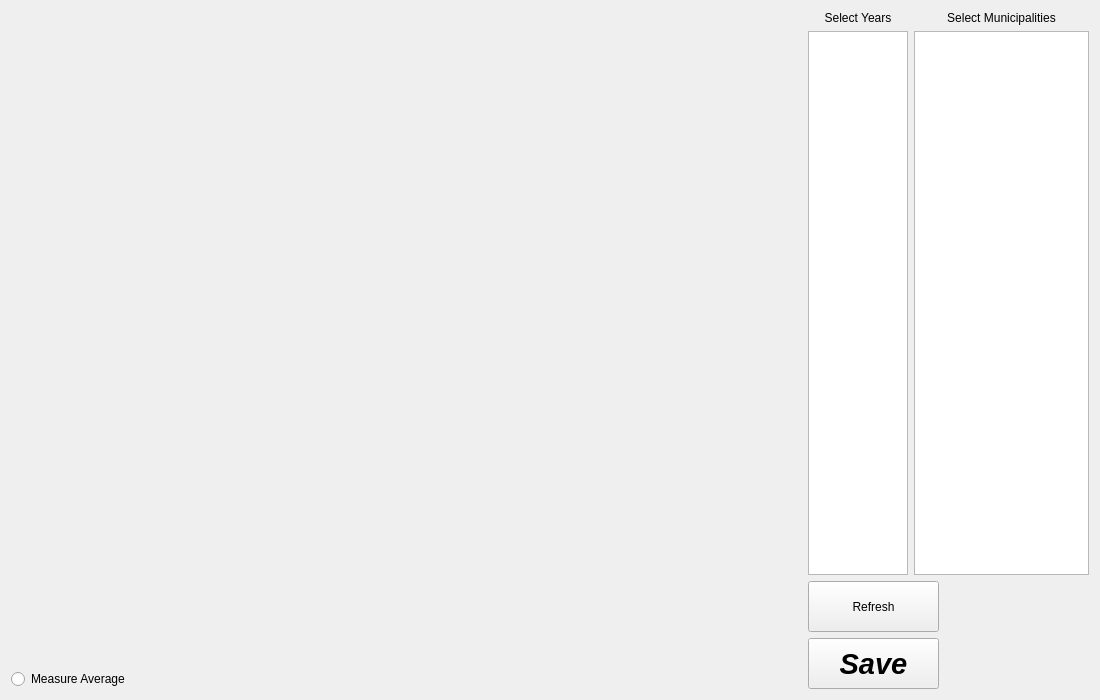
<?xml version="1.0" encoding="UTF-8"?>
<ui version="4.0">
 <class>WidgetLineChart</class>
 <widget class="QWidget" name="WidgetLineChart">
  <property name="geometry">
   <rect>
    <x>0</x>
    <y>0</y>
    <width>1100</width>
    <height>700</height>
   </rect>
  </property>
  <property name="windowTitle">
   <string>Form</string>
  </property>
  <layout class="QGridLayout" name="gridLayout">
   <item row="0" column="0" rowspan="2">
    <widget class="QCustomPlot" name="widgetLineChart_2" native="true">
     <property name="minimumSize">
      <size>
       <width>600</width>
       <height>400</height>
      </size>
     </property>
    </widget>
   </item>
   <item row="0" column="1">
    <layout class="QFormLayout" name="formLayout">
     <property name="sizeConstraint">
      <enum>QLayout::SetDefaultConstraint</enum>
     </property>
     <property name="fieldGrowthPolicy">
      <enum>QFormLayout::AllNonFixedFieldsGrow</enum>
     </property>
     <item row="0" column="0">
      <widget class="QLabel" name="label">
       <property name="minimumSize">
        <size>
         <width>100</width>
         <height>0</height>
        </size>
       </property>
       <property name="text">
        <string>Select Years</string>
       </property>
       <property name="alignment">
        <set>Qt::AlignCenter</set>
       </property>
      </widget>
     </item>
     <item row="0" column="1">
      <widget class="QLabel" name="label_2">
       <property name="text">
        <string>Select Municipalities</string>
       </property>
       <property name="alignment">
        <set>Qt::AlignCenter</set>
       </property>
      </widget>
     </item>
     <item row="1" column="0">
      <widget class="QListWidget" name="listLineChartYears">
       <property name="sizePolicy">
        <sizepolicy hsizetype="Fixed" vsizetype="Expanding">
         <horstretch>0</horstretch>
         <verstretch>0</verstretch>
        </sizepolicy>
       </property>
       <property name="minimumSize">
        <size>
         <width>0</width>
         <height>0</height>
        </size>
       </property>
       <property name="maximumSize">
        <size>
         <width>100</width>
         <height>16777215</height>
        </size>
       </property>
      </widget>
     </item>
     <item row="1" column="1">
      <widget class="QListWidget" name="listLineChartMunicipality">
       <property name="sizePolicy">
        <sizepolicy hsizetype="Fixed" vsizetype="MinimumExpanding">
         <horstretch>0</horstretch>
         <verstretch>100</verstretch>
        </sizepolicy>
       </property>
       <property name="maximumSize">
        <size>
         <width>175</width>
         <height>16777215</height>
        </size>
       </property>
      </widget>
     </item>
    </layout>
   </item>
   <item row="1" column="1" rowspan="2">
    <layout class="QVBoxLayout" name="verticalLayout_2">
     <item>
      <widget class="QPushButton" name="pushButtonRefresh">
       <property name="minimumSize">
        <size>
         <width>131</width>
         <height>51</height>
        </size>
       </property>
       <property name="maximumSize">
        <size>
         <width>131</width>
         <height>51</height>
        </size>
       </property>
       <property name="font">
        <font>
         <family>Liberation Sans</family>
        </font>
       </property>
       <property name="text">
        <string>Refresh</string>
       </property>
      </widget>
     </item>
     <item>
      <widget class="QPushButton" name="pushButtonSaveLineData">
       <property name="minimumSize">
        <size>
         <width>131</width>
         <height>51</height>
        </size>
       </property>
       <property name="maximumSize">
        <size>
         <width>131</width>
         <height>51</height>
        </size>
       </property>
       <property name="font">
        <font>
         <family>Liberation Sans</family>
         <pointsize>22</pointsize>
         <weight>75</weight>
         <italic>true</italic>
         <bold>true</bold>
        </font>
       </property>
       <property name="text">
        <string>Save</string>
       </property>
      </widget>
     </item>
    </layout>
   </item>
   <item row="2" column="0">
    <layout class="QVBoxLayout" name="verticalLayout">
     <item>
      <widget class="QRadioButton" name="radioButtonMeanAllDataBar">
       <property name="text">
        <string>Measure Average</string>
       </property>
      </widget>
     </item>
    </layout>
   </item>
  </layout>
 </widget>
 <customwidgets>
  <customwidget>
   <class>QCustomPlot</class>
   <extends>QWidget</extends>
   <header>qcustomplot.h</header>
   <container>1</container>
  </customwidget>
 </customwidgets>
 <resources/>
 <connections/>
</ui>
